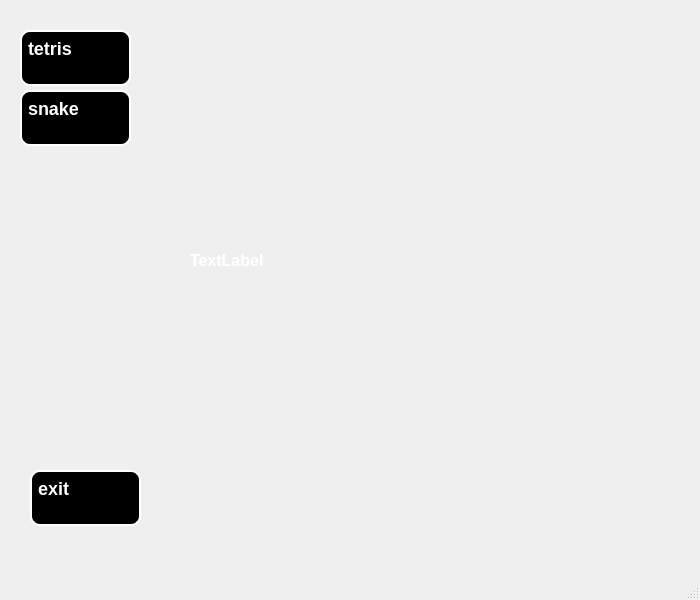
<?xml version="1.0" encoding="UTF-8"?>
<ui version="4.0">
 <class>MainWindow</class>
 <widget class="QMainWindow" name="MainWindow">
  <property name="geometry">
   <rect>
    <x>0</x>
    <y>0</y>
    <width>700</width>
    <height>600</height>
   </rect>
  </property>
  <property name="minimumSize">
   <size>
    <width>700</width>
    <height>600</height>
   </size>
  </property>
  <property name="maximumSize">
   <size>
    <width>700</width>
    <height>600</height>
   </size>
  </property>
  <property name="windowTitle">
   <string>BrickGame</string>
  </property>
  <property name="styleSheet">
   <string notr="true">MainWindow{background:rgb(0, 0, 0);} 
            QPushButton{background: rgb(0, 0, 0);border-style: outset;border-width: 2px;border-radius: 10px;border-color: rgb(255,255,255); 
                min-width:40;min-height:40;font: bold 18px;padding: 6px;color:rgb(255,255,255);text-align: top,left;} 
            QLineEdit{font: bold 16px;background: rgb(0, 0, 0);border-style: outset; 
             border-width: 2px;border-radius: 10px;border-color: rgb(255,255,255);color:rgb(255,255,255);}
            QLabel{font: bold 16px;color:rgb(255,255,255);}
QCustomPlot{
background: rgb(0, 0, 0);
}
QRadioButton{
color:rgb(255,255,255);

}</string>
  </property>
  <widget class="QWidget" name="centralwidget">
   <widget class="QPushButton" name="play_tetris_button">
    <property name="geometry">
     <rect>
      <x>20</x>
      <y>30</y>
      <width>111</width>
      <height>56</height>
     </rect>
    </property>
    <property name="text">
     <string>tetris</string>
    </property>
   </widget>
   <widget class="QPushButton" name="play_snake_button">
    <property name="geometry">
     <rect>
      <x>20</x>
      <y>90</y>
      <width>111</width>
      <height>56</height>
     </rect>
    </property>
    <property name="text">
     <string>snake</string>
    </property>
   </widget>
   <widget class="QPushButton" name="exit_button">
    <property name="geometry">
     <rect>
      <x>30</x>
      <y>470</y>
      <width>111</width>
      <height>56</height>
     </rect>
    </property>
    <property name="text">
     <string>exit</string>
    </property>
   </widget>
   <widget class="QLabel" name="img_label">
    <property name="geometry">
     <rect>
      <x>190</x>
      <y>40</y>
      <width>451</width>
      <height>441</height>
     </rect>
    </property>
    <property name="text">
     <string>TextLabel</string>
    </property>
   </widget>
  </widget>
  <widget class="QMenuBar" name="menubar">
   <property name="geometry">
    <rect>
     <x>0</x>
     <y>0</y>
     <width>700</width>
     <height>24</height>
    </rect>
   </property>
  </widget>
  <widget class="QStatusBar" name="statusbar"/>
 </widget>
 <resources/>
 <connections/>
</ui>
